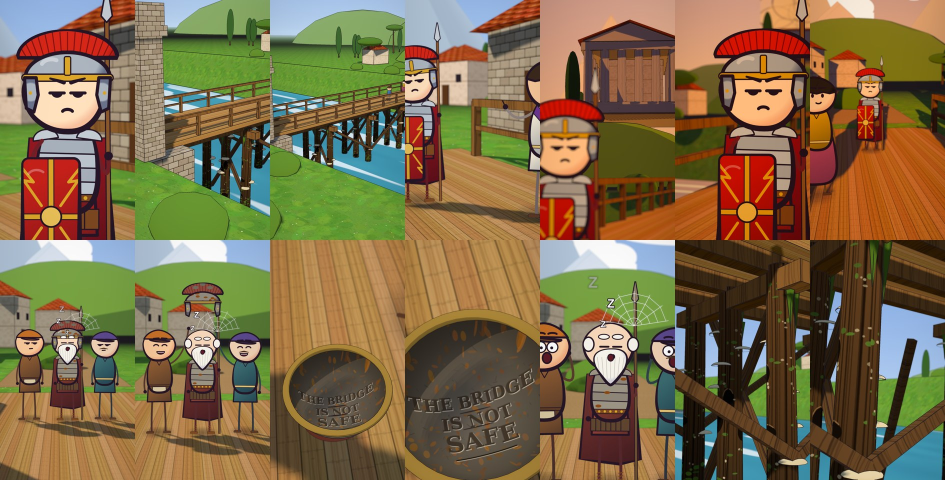
#> input picture kit/example/soldier/stills.jpg, 1890 x 960 px (shown at 1/2 size)
$ python -i thumbnail.py   (imports and definitions only)
#> lines starting #> are read from the running program, lines starting #| are printed output that depends on the picture
#> further down, picture is the input picture: PIL image 1890x960 RGB; mean R, G, B 125.7, 107.1, 71.7
#!/usr/bin/env python3
"""Thumbnail maker for the cartoon shorts.

    python3 thumbnail.py frames/f0123.jpg "HE SAID HIS NAME WAS *NOBODY*" out/thumb
        [--circle 540,700,170] [--focus 0.4] [--font fonts/LuckiestGuy-Regular.ttf]

Writes <out>_9x16.jpg (1080x1920, the Shorts thumbnail) and <out>_16x9.jpg (1280x720,
for the channel page / long-form use). The frame must be a caption-free render frame
(frames/ or stills/), never a frame grabbed from the final MP4.

Text: 2-6 words, upper case, big. Wrap words in *stars* to colour them yellow.
--top 0.36      caption box bottom (fraction of the height); lower it if the caption covers a face.
--circle x,y,r  draws a red highlight ring around the key object (1080x1920 coordinates).
--focus 0..1    vertical centre of the interesting part (for the 16:9 crop), default 0.4.
"""
import argparse, os, re
from PIL import Image, ImageDraw, ImageFilter, ImageEnhance, ImageFont

INK, WHITE, YELLOW, RED = (36, 23, 38), (255, 255, 255), (255, 210, 58), (230, 40, 40)
HERE = os.path.dirname(os.path.abspath(__file__))

# [39 lines left out: functions find_font, tokens, layout, draw_text, not called in this run]

def grade(im):
    im = ImageEnhance.Color(im).enhance(1.18); im = ImageEnhance.Contrast(im).enhance(1.08)
#> after `im = ImageEnhance.Contrast(im).enhance(1.08)`:
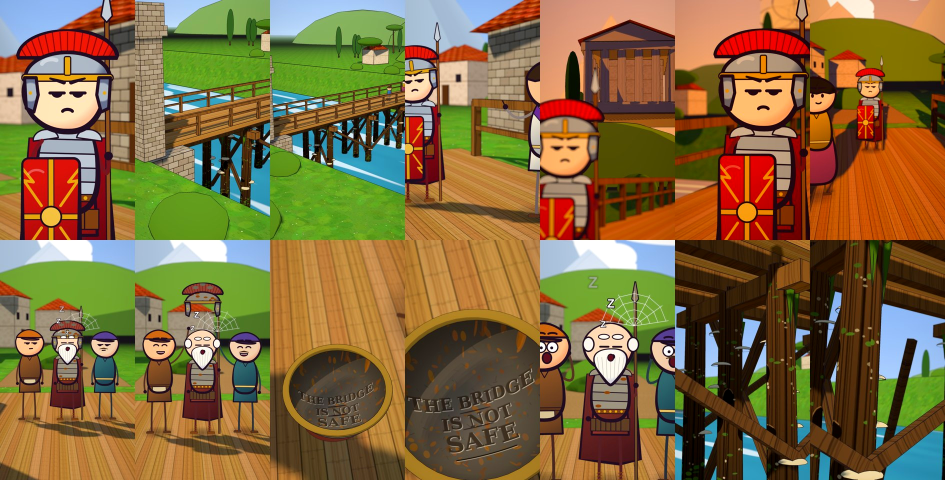
#> im: PIL image 1890x960 RGB (shown at 1/2 size); mean R, G, B 129.1, 105.8, 61.8
    return ImageEnhance.Brightness(im).enhance(1.04)

# [37 lines left out: functions top_shade, ring, main, not called in this run]

# [2 lines not run here, left out]

>>> from PIL import Image
>>> picture = Image.open('../kit/example/soldier/stills.jpg')
>>> result = grade(picture)
